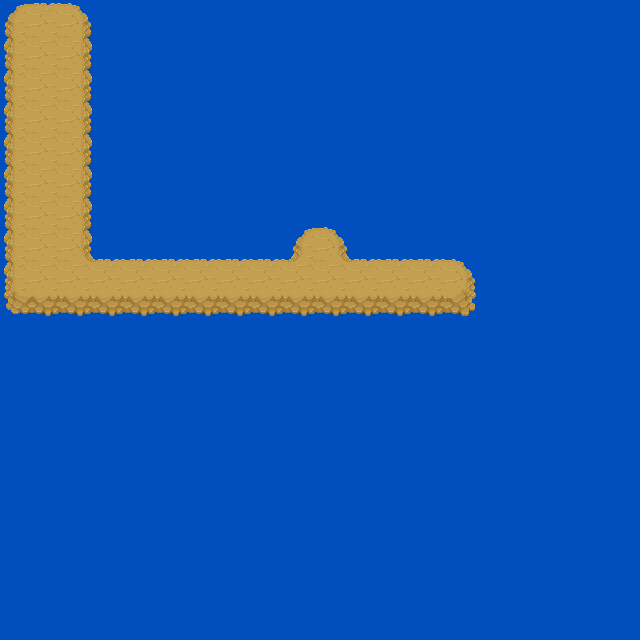

Tiled map render using the project's own tile images. Description and the whole map definition, tile-layer contents included, below:
An orthogonal 20x20 tile map with 32x32 px tiles, 1 tile layer (path) and 3 objects.

<map version="1.10" tiledversion="1.10.2" orientation="orthogonal" renderorder="right-down" width="20" height="20" tilewidth="32" tileheight="32" infinite="0" backgroundcolor="#014ebd" nextlayerid="3" nextobjectid="18">
 <tileset firstgid="1" source="ground.tsx" />
 <layer id="1" name="path" width="20" height="20" locked="1">
  <data encoding="csv">
43,44,45,0,0,0,0,0,0,0,0,0,0,0,0,0,0,0,0,0,
56,18,58,0,0,0,0,0,0,0,0,0,0,0,0,0,0,0,0,0,
56,18,58,0,0,0,0,0,0,0,0,0,0,0,0,0,0,0,0,0,
56,18,58,0,0,0,0,0,0,0,0,0,0,0,0,0,0,0,0,0,
56,18,58,0,0,0,0,0,0,0,0,0,0,0,0,0,0,0,0,0,
56,18,58,0,0,0,0,0,0,0,0,0,0,0,0,0,0,0,0,0,
56,18,58,0,0,0,0,0,0,0,0,0,0,0,0,0,0,0,0,0,
56,18,58,0,0,0,0,0,0,43,45,0,0,0,0,0,0,0,0,0,
56,18,72,44,44,44,44,44,44,73,72,44,44,44,45,0,0,0,0,0,
69,70,70,70,70,70,70,70,70,70,70,70,70,70,71,0,0,0,0,0,
0,0,0,0,0,0,0,0,0,0,0,0,0,0,0,0,0,0,0,0,
0,0,0,0,0,0,0,0,0,0,0,0,0,0,0,0,0,0,0,0,
0,0,0,0,0,0,0,0,0,0,0,0,0,0,0,0,0,0,0,0,
0,0,0,0,0,0,0,0,0,0,0,0,0,0,0,0,0,0,0,0,
0,0,0,0,0,0,0,0,0,0,0,0,0,0,0,0,0,0,0,0,
0,0,0,0,0,0,0,0,0,0,0,0,0,0,0,0,0,0,0,0,
0,0,0,0,0,0,0,0,0,0,0,0,0,0,0,0,0,0,0,0,
0,0,0,0,0,0,0,0,0,0,0,0,0,0,0,0,0,0,0,0,
0,0,0,0,0,0,0,0,0,0,0,0,0,0,0,0,0,0,0,0,
0,0,0,0,0,0,0,0,0,0,0,0,0,0,0,0,0,0,0,0
</data>
 </layer>
 <objectgroup id="2" name="turningpoints">
  <object id="15" x="45.3488" y="16.2791">
   <point />
  </object>
  <object id="16" x="46.5116" y="274.419">
   <point />
  </object>
  <object id="17" x="439.535" y="277.907">
   <point />
  </object>
 </objectgroup>
</map>
